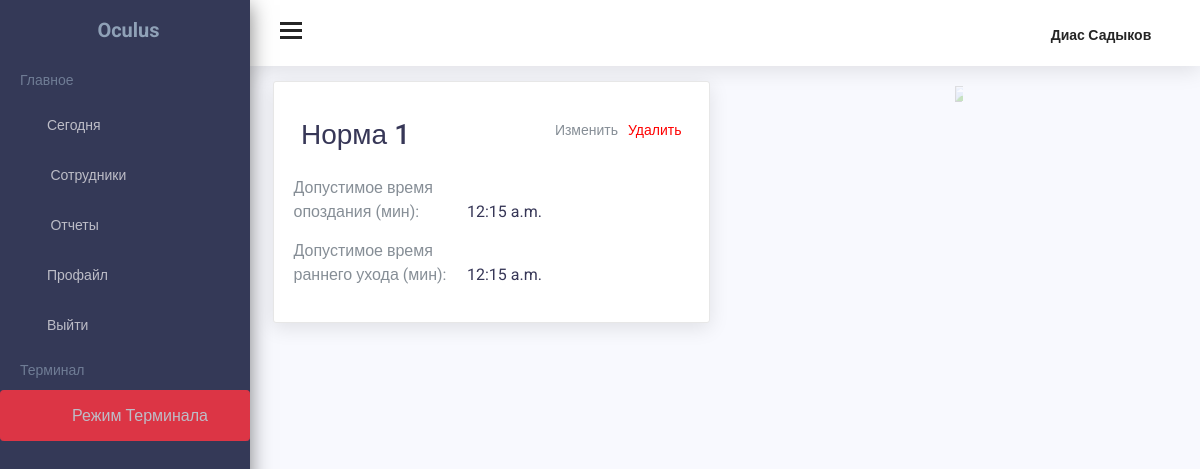
The app's page /monitoring/standards/view/ (signed in) with its own data.
### users/models.py (models this page shows)
class Profile(models.Model):
	user = models.OneToOneField(User, on_delete = models.CASCADE)
	image = models.ImageField(default = 'default.jpg', upload_to = 'profile_pics')
	name = models.CharField(max_length = 100, null = True)
	surname = models.CharField(max_length = 100, null = True)
	date_of_birth = models.DateTimeField(max_length = 100, null = True)
	phone = models.CharField(max_length = 100, null = True)
	email = models.CharField(max_length = 100, null = True)

### workrkopt/models.py (models this page shows, shortened)
class Standard(models.Model):
	user = models.ForeignKey(settings.AUTH_USER_MODEL,
							on_delete=models.CASCADE,
							null=True)
	Name = models.CharField(max_length = 100, null=True)
	Late_Come = models.TimeField(default = "00:00", verbose_name= ('Допустимое время опоздания'))
	Early_Leave = models.TimeField(default = "00:00", verbose_name= ('Допустимое время раннего ухода'))

### workrkopt/views.py (the view)
# urls.py: path('standards/view/', views.StandardsView, name='standards-view'),
@login_required
def StandardsView(request):
	context = {
		'standards': Standard.objects.filter(user = request.user),
	}
	return render(request, 'workrkopt/standards_view.html', context)

### workrkopt/templates/workrkopt/standards_view.html
    {% extends "workrkopt/home.html" %}
{%load static%}
{% load crispy_forms_tags %}
{% block content %}
<div class="row">
    {% for standard in standards %}
    <div class="col-lg-6">
        <div class="card">
            <div class="tab-content">
                <div role="tabpanel" class="tab-pane active" id="1">
                    <div class="basic-information">
                        <div class="row">
                        	<div class="col-sm-6">
                        	<h3> {{standard.Name}} </h3>
                        	</div>
                        	<div class="col-sm-6">
                        		<a  href="/monitoring/standards/{{standard.pk}}/delete" style="float: right; margin-left: 10px; color:red">Удалить</a>
                        		<a  href="/monitoring/standards/{{standard.pk}}/change" style="float: right">Изменить</a>
                        	</div>
                        </div>
                    </div>
                    <div class="schedule-content">
                        <span class="contact-title">Допустимое время опоздания (мин):</span>
                        <span class="work-schedule">{{standard.Late_Come}}</span>
                    </div>
                    <div class="schedule-content">
                        <span class="contact-title">Допустимое время раннего ухода (мин):</span>
                        <span class="work-schedule">{{standard.Early_Leave}}</span>
                    </div>
                </div>
            </div>
        </div>
    </div>
    {%endfor%}
    <div class="col-sm-6 " style="text-align: center">
            <a href="/monitoring/standards/add" class="btn btn-fix  no-decor">
                <img class="resize-image no-decor" src="{% static '/images/plus.png' %}"  >
            </a>
    </div>
</div>
{% endblock %}

### workrkopt/templates/workrkopt/home.html (shortened to what this page needs)
{% load static %}
<!DOCTYPE html>
<html lang="en">
  <head>
    <link href="{% static 'css/lib/data-table/buttons.bootstrap.min.css' %}" rel="stylesheet" />
    <link href="https://unpkg.com/gijgo@1.9.11/css/gijgo.min.css" rel="stylesheet" type="text/css" />
    <link href="https://unpkg.com/gijgo@1.9.11/css/gijgo.min.css" rel="stylesheet" type="text/css" />
    <link href="{% static 'css/lib/font-awesome.min.css' %}" rel="stylesheet">
    <link href="{% static 'css/lib/themify-icons.css' %}" rel="stylesheet">
    <link href="{% static 'css/lib/menubar/sidebar.css' %}" rel="stylesheet">
    <link href="{% static 'css/lib/bootstrap.min.css' %}" rel="stylesheet">
    <link href="{% static 'css/lib/helper.css' %}" rel="stylesheet">
    <link href="{% static 'css/style.css' %}" rel="stylesheet">
    <link href="https://cdn.datatables.net/1.10.19/css/dataTables.bootstrap4.min.css" rel="stylesheet">
    <link rel="stylesheet" type="text/css" href="https://cdn.datatables.net/buttons/1.5.2/css/buttons.dataTables.min.css">
  </head>
  <body>
    <div class="sidebar sidebar-hide-to-small sidebar-shrink sidebar-gestures">
            <div class="nano">
                <div class="nano-content">
                    <div class="logo"><a href="/monitoring"><img class = "rounded-circle" src="{% static 'images/logo.png'%}" alt="" /><span>Oculus</span></a></div>
                    <ul>
                        <li class="label">Главное</li>
                        <li><a href="/monitoring/"><i class="ti-home"></i>Сегодня</a></li>
                        <li><a class="sidebar-sub-toggle"><i class="ti-bar-chart-alt"></i>  Сотрудники  <span class="sidebar-collapse-icon ti-angle-down"></span></a>
                        </li>
                        <li><a href="/monitoring/reports"><i class="ti-stats-up"></i> Отчеты </a></li>
                        <li><a href="/user/profile"><i class="ti-user"></i>Профайл</a></li>
                        <li><a href="/monitoring/logout"><i class="ti-close"></i>Выйти</a></li>
                        <li class="label">Терминал</li>
                        <li><a class="btn btn-danger" href="/facerec"><i class="ti-tablet"></i>Режим Терминала</a></li>
                    </ul>
                </div>
            </div>
        </div>
    <div class="header">
      <div class="container-fluid">
        <div class="row">
          <div class="col-lg-12">
            <div class="float-left">
              <div class="hamburger sidebar-toggle">
                <span class="line"></span>
                <span class="line"></span>
                <span class="line"></span>
              </div>
            </div>
            <div class="float-right">
              <ul>
                <li class="header-icon dib"><span class="user-avatar">
                 {% if user.profile.name %}
                    {{ user.profile.name }} {{ user.profile.surname }}
                 {% else %}
                    {{user.username}}
                 {% endif %}
                 <i class="ti-angle-down f-s-10"></i></span>
                </li>
              </ul>
            </div>
          </div>
        </div>
      </div>
    </div>
    <div class="content-wrap">
        <div class="main">
            <div class="container-fluid">
                <section id="main-content">
                    {% block content %}{% endblock %}
                </section>
            </div>
        </div>
    </div>
  </body>
</html>

### records on screen
Standard: Name "Норма 1", Late_Come "12:15 a.m.", Early_Leave "12:15 a.m."

### other values on screen
{{ user.profile.name }} "Диас"
{{ user.profile.surname }} "Садыков"
